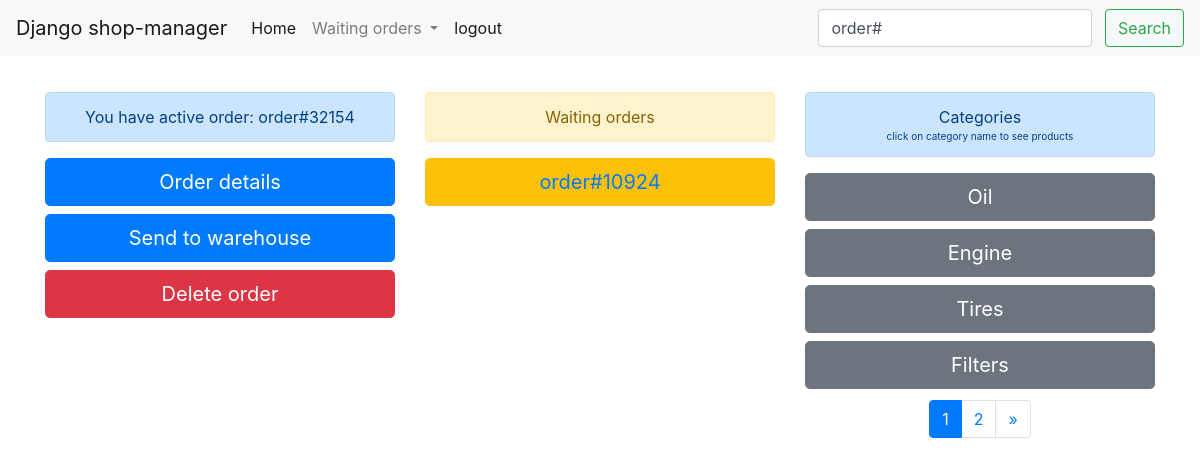
Page /seller/ (signed in) on the committed database.
### order/models.py (models this page shows, shortened)
class Order(models.Model):
    order_id = models.CharField(max_length=11)
    items = models.ManyToManyField(OrderItem)
    creation_date = models.DateTimeField(auto_now_add=True)
    open_status = models.BooleanField(default=True)
    waiting_status = models.BooleanField(default=False)
    send_status = models.BooleanField(default=False)
    close_status = models.BooleanField(default=False)
    paid = models.BooleanField(default=False)
    class Meta:
        ordering = ['creation_date']
    def __str__(self):
        return self.order_id

### warehouse/models.py (models this page shows)
class Category(models.Model):
    title = models.CharField(max_length=25)
    def __str__(self):
        return self.title
    class Meta:
        verbose_name_plural = "Categories"

### order/views.py (the view, shortened to what this page needs)
# urls.py: path('', views.index, name='seller_index'),
@login_required(login_url='login')
def index(request):
    user = User.objects.get(name=request.user)
    if str(user.user_type) == "seller" or str(user.user_type) == "owner":
        pass
    elif str(user.user_type) == "warehouseman":
        messages.error(request, 'access denied')
        return redirect('warehouse_index')
    open_order = Order.objects.filter(open_status=True)
    waiting_orders = Order.objects.filter(waiting_status=True)
    categories = Category.objects.all()
    paginator = Paginator(categories, 4)
    page_number = request.GET.get('page')
    page_obj = paginator.get_page(page_number)
    search_form = RawSearchOrder()
    context = {'open_order': open_order,
               'waiting_orders': waiting_orders,
               'categories': page_obj,
               'search_form': search_form
               }
    return render(request, "order/index.html", context)

### order/forms.py
class RawSearchOrder(forms.Form):
    order_id = forms.CharField(
        label='',
        initial="order#",
        widget=forms.TextInput(
            attrs={"class": "form-control mr-sm-2", "placeholder": "Search order"})
    )

### order/templates/order/index.html (shortened to what this page needs)
{% extends 'order/main.html' %}
{% block content %}
    <div style="margin-top: 3%">
        <div class="container">
            <div class="row">
                <div class="col-sm">
                    {% if open_order|length > 0%}
                        {% for order in open_order %}
                            <div class="alert alert-primary" style="text-align: center" role="alert">
                              <a>You have active order: {{ order.order_id }}</a>
                            </div>
                            <button type="button" class="btn btn-primary btn-lg btn-block">
                                <a href="{% url 'order_details' order.id %}" class="text-white">Order details</a>
                            </button>
                            <button type="button" class="btn btn-primary btn-lg btn-block">
                                <a href="{% url 'change_send_status' order.id %}" class="text-white">Send to warehouse</a>
                            </button>
                            <button type="button" class="btn btn-danger btn-lg btn-block">
                                <a href="{% url 'delete_order' order.id %}" class="text-white">Delete order</a>
                            </button>
                        {% endfor %}
                    {% else %}
                        <button type="button" class="btn btn-success btn-lg btn-block">
                            <a href="{% url 'new_order' %}" class="text-white">Create new order</a>
                        </button>
                    {% endif %}
                </div>
                <div class="col-sm">
                    <div class="alert alert-warning" style="text-align: center" role="alert">
                       Waiting orders
                    </div>
                    {% if waiting_orders|length > 0 %}
                        {% for order in waiting_orders %}
                            <button type="button" class="btn btn-warning btn-lg btn-block">
                                <a href="{% url 'order_details' order.id %}">{{ order }}</a>
                            </button>
                        {% endfor %}
                    {% endif %}
                </div>
                <div class="col-sm">
                    {% if messages %}
                        <div class="alert alert-dark" style="text-align: center" role="alert">
                            Messages
                        </div>
                        {% for message in messages %}
                            {% if 'success' in message.tags %}
                            <div class="alert alert-success" style="text-align: center" role="alert">
                              {{ message }}
                            </div>
                            {% else %}
                            <div class="alert alert-danger" style="text-align: center" role="alert">
                              {{ message }}
                            </div>
                            {% endif %}
                        {% endfor %}
                        <div class="alert alert-primary" style="text-align: center" role="alert">
                            Categories
                            <div style="font-size: 10px">
                                click on category name to see products
                            </div>
                        </div>
                        {% for category in categories %}
                            <button type="button" class="btn btn-secondary btn-lg btn-block">
                                <a href="{% url 'order_category_products' category.id %}" class="text-white">{{category}}</a>
                            </button>
                        {% endfor %}
                        <div class="d-flex justify-content-center" style="margin-top:3%">
                            <nav aria-label="Page navigation example">
                              <ul class="pagination">
                                  {% if categories.has_previous %}
                                    <li class="page-item">
                                      <a class="page-link" href="?page={{ categories.previous_page_number }}" aria-label="Previous">
                                        <span aria-hidden="true">&laquo;</span>
                                      </a>
                                    </li>
                                  {% endif %}
                                  {% for i in categories.paginator.page_range %}
                                    {% if categories.number == i %}
                                        <li class="page-item active" aria-current="page">
                                            <span class="page-link">
                                                {{ i }}
                                            </span>
                                        </li>
                                    {% else %}
                                        <li class="page-item"><a class="page-link" href="?page={{ i }}">{{ i }}</a></li>
                                    {% endif %}
                                  {% endfor %}
                                  {% if categories.has_next %}
                                    <li class="page-item">
                                      <a class="page-link" href="?page={{ categories.next_page_number }}" aria-label="Next">
                                        <span aria-hidden="true">&raquo;</span>
                                      </a>
                                    </li>
                                  {% endif %}
                              </ul>
                            </nav>
                        </div>
                    {% else %}
                        <div class="alert alert-primary" style="text-align: center" role="alert">
                            Categories
                            <div style="font-size: 10px">
                                click on category name to see products
                            </div>
                        </div>
                        {% for category in categories %}
                            <button type="button" class="btn btn-secondary btn-lg btn-block">
                                <a href="{% url 'order_category_products' category.id %}" class="text-white">{{category}}</a>
                            </button>
                        {% endfor %}
                        <div class="d-flex justify-content-center" style="margin-top:3%">
                            <nav aria-label="Page navigation example">
                              <ul class="pagination">
                                  {% for i in categories.paginator.page_range %}
                                    {% if categories.number == i %}
                                        <li class="page-item active" aria-current="page">
                                            <span class="page-link">
                                                {{ i }}
                                            </span>
                                        </li>
                                    {% else %}
                                        <li class="page-item"><a class="page-link" href="?page={{ i }}">{{ i }}</a></li>
                                    {% endif %}
                                  {% endfor %}
                                  {% if categories.has_next %}
                                    <li class="page-item">
                                      <a class="page-link" href="?page={{ categories.next_page_number }}" aria-label="Next">
                                        <span aria-hidden="true">&raquo;</span>
                                      </a>
                                    </li>
                                  {% endif %}
                              </ul>
                            </nav>
                        </div>
                    {% endif %}
                </div>
            </div>
        </div>
    </div>
{% endblock %}

### rows in the picture
Order: order_id "order#32154"
Order: order "order#10924"
Category: title "Oil"
Category: title "Engine"
Category: title "Tires"
Category: title "Filters"

### other values in the picture
{{ i }} "1"
{{ i }} "2"
